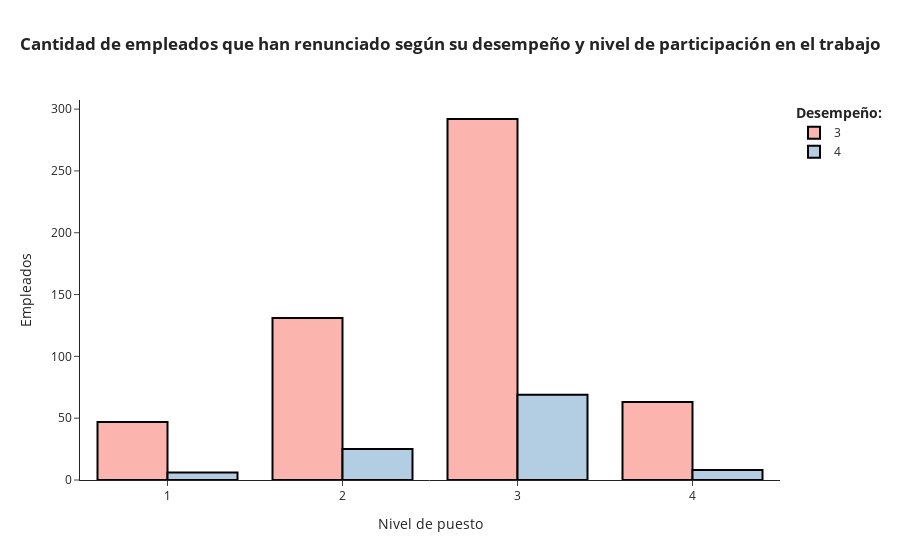

The cell this chart's notebook holds for it:
### Markdown cell above
Análisis de la cantidad de empleados que han renunciado según su desempeño y nivel de participación en el trabajo

### Code cell
df4= df1.groupby(['jobinvolvement', 'performancerating'])[['employeeid']].count().reset_index()
df4['performancerating']=df4['performancerating'].astype(str)

# crear gráfica
fig = px.bar(df4, x = 'jobinvolvement', y='employeeid', color = 'performancerating', barmode = 'group', 
             title= '<b>Cantidad de empleados que han renunciado según su desempeño y nivel de participación en el trabajo<b>',
             color_discrete_sequence=px.colors.qualitative.Pastel1)

# agregar detalles a la gráfica
fig.update_layout(
    xaxis_title = 'Nivel de puesto',
    yaxis_title = 'Empleados',
    template = 'simple_white',
    title_x = 0.5,
  legend_title_text='<b>Desempeño: <b>')

fig.update_traces(marker_line_color='#000000',
                  marker_line_width=2)

fig.show()

### Figure 1 — Plotly figure (JSON) as saved in the notebook; plotly's stock layout.template omitted (floating-point values rounded to 4 significant figures)
{"data": [{"alignmentgroup": "True", "hovertemplate": "performancerating=3<br>jobinvolvement=%{x}<br>employeeid=%{y}<extra></extra>", "legendgroup": "3", "marker": {"color": "rgb(251,180,174)", "line": {"color": "#000000", "width": 2}, "pattern": {"shape": ""}}, "name": "3", "offsetgroup": "3", "orientation": "v", "showlegend": true, "textposition": "auto", "type": "bar", "x": [1, 2, 3, 4], "xaxis": "x", "y": [47, 131, 292, 63], "yaxis": "y"}, {"alignmentgroup": "True", "hovertemplate": "performancerating=4<br>jobinvolvement=%{x}<br>employeeid=%{y}<extra></extra>", "legendgroup": "4", "marker": {"color": "rgb(179,205,227)", "line": {"color": "#000000", "width": 2}, "pattern": {"shape": ""}}, "name": "4", "offsetgroup": "4", "orientation": "v", "showlegend": true, "textposition": "auto", "type": "bar", "x": [1, 2, 3, 4], "xaxis": "x", "y": [6, 25, 69, 8], "yaxis": "y"}], "layout": {"barmode": "group", "legend": {"title": {"text": "<b>Desempeño: <b>"}, "tracegroupgap": 0}, "title": {"text": "<b>Cantidad de empleados que han renunciado según su desempeño y nivel de participación en el trabajo<b>", "x": 0.5}, "xaxis": {"anchor": "y", "domain": [0, 1], "title": {"text": "Nivel de puesto"}}, "yaxis": {"anchor": "x", "domain": [0, 1], "title": {"text": "Empleados"}}}}
